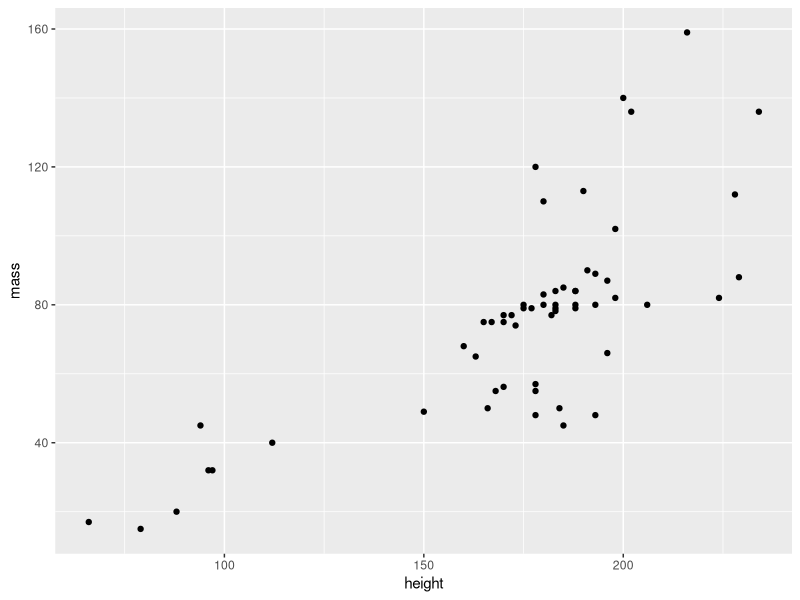

The R source for this figure:
## ---- chunk 1
library(ggplot2)
library(dplyr)
starwars |>  
  filter(mass < 500) |>  
  ggplot(aes(height, mass)) +
  geom_point() 
